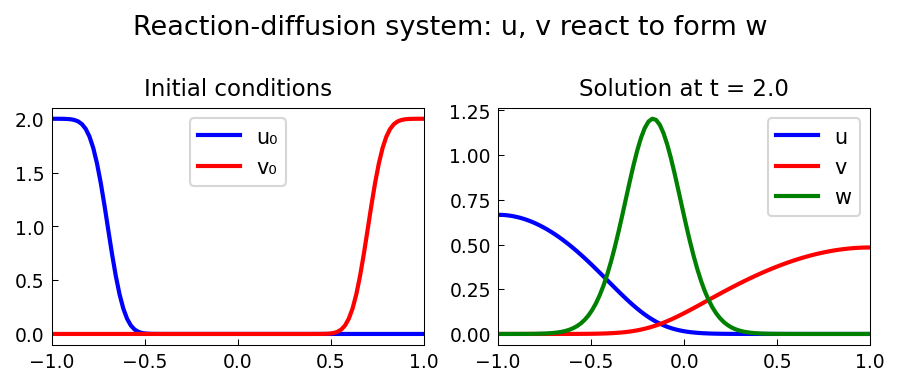

Python code for this plot:
"""Coupled reaction-diffusion system.

Solves a three-component reaction-diffusion system:
  u_t = 0.1 u_xx - 100*u*v
  v_t = 0.2 v_xx - 100*u*v
  w_t = 0.001 w_xx + 200*u*v

with Neumann BCs. This models two chemicals u, v diffusing and reacting
to produce w, following pde/ReactDiffSys.m by Nick Hale (October 2010).

Original MATLAB: https://www.chebfun.org/examples/pde/ReactDiffSys.html
"""

import matplotlib
matplotlib.use("Agg")
import matplotlib.pyplot as plt
from chebfunjax.plotting import chebfun_style
chebfun_style()

import numpy as np
from scipy.integrate import solve_ivp
from scipy.special import erf
import os

def run():
    print("=" * 60)
    print("Coupled reaction-diffusion system")
    print("=" * 60)

    # Spatial domain [-1, 1]
    N = 100
    x = np.linspace(-1, 1, N)
    dx = x[1] - x[0]

    # Initial conditions
    u0 = 1 - erf(10 * (x + 0.7))
    v0 = 1 + erf(10 * (x - 0.7))
    w0 = np.zeros_like(x)

    print("\nInitial conditions:")
    print(f"  u0: mainly on left (max={u0.max():.3f})")
    print(f"  v0: mainly on right (max={v0.max():.3f})")
    print(f"  w0: zero")

    # Build second-derivative matrix with Neumann BCs
    def build_d2(n, dx):
        D2 = (np.diag(-2 * np.ones(n)) +
              np.diag(np.ones(n - 1), 1) +
              np.diag(np.ones(n - 1), -1)) / dx**2
        # Neumann: u'=0 at endpoints (ghost point approach)
        D2[0, 1] = 2 / dx**2
        D2[-1, -2] = 2 / dx**2
        return D2

    D2 = build_d2(N, dx)

    # RHS function — stiff due to fast reaction
    def rhs(t, uvw):
        u, v, w = uvw[:N], uvw[N:2*N], uvw[2*N:]
        # Clip to non-negative to avoid negative concentrations blowing up
        u = np.maximum(u, 0.0)
        v = np.maximum(v, 0.0)
        reaction = 100.0 * u * v
        du = 0.1 * D2 @ u - reaction
        dv = 0.2 * D2 @ v - reaction
        dw = 0.001 * D2 @ w + 2.0 * reaction
        return np.concatenate([du, dv, dw])

    # Use BDF (stiff) solver
    T = 2.0
    t_snap = [0.0, 0.5, 1.0, 1.5, 2.0]
    uvw0 = np.concatenate([u0, v0, w0])

    print(f"\nIntegrating to T={T} (BDF solver, stiff)...")
    sol = solve_ivp(rhs, [0.0, T], uvw0, method='BDF',
                    t_eval=t_snap, rtol=1e-5, atol=1e-7,
                    jac_sparsity=None)

    snapshots = {t: sol.y[:, k] for k, t in enumerate(t_snap)}
    uvw = sol.y[:, -1]

    # Conservation check
    total_init = np.sum(u0 + v0) * dx
    total_final = np.sum(uvw[:N] + uvw[N:2*N]) * dx
    print(f"\n  Total (u+v) at t=0: {total_init:.4f}")
    print(f"  Total (u+v) at t=T: {total_final:.4f}")
    w_max = np.max(uvw[2*N:])
    print(f"  w_max at T={T}: {w_max:.4f}")

    # w should have grown (product formed by reaction)
    assert w_max > 0.01, f"w should have grown from reactions: {w_max}"
    print("  PASS: product w formed by reaction")

    # Total u+v should decrease (consumed by reaction); total of w should grow
    u_final = uvw[:N]
    w_final = uvw[2*N:]
    total_u_init = np.sum(u0) * dx
    total_u_final = np.sum(u_final) * dx
    total_w_final = np.sum(w_final) * dx
    assert total_u_final < total_u_init, \
        f"u should decrease (consumed by reaction): {total_u_final:.4f} >= {total_u_init:.4f}"
    print("  PASS: reactant u consumed during reaction")
    assert total_w_final > 0.05, \
        f"w should accumulate as product: {total_w_final:.4f}"
    print("  PASS: product w accumulated")

    # --- Plot ---
    _here = os.path.dirname(os.path.abspath(__file__))
    fig, axes = plt.subplots(1, 2)

    axes[0].plot(x, u0, 'b-', label='u₀', linewidth=2)
    axes[0].plot(x, v0, 'r-', label='v₀', linewidth=2)
    axes[0].set_title("Initial conditions", fontsize=11)
    axes[0].legend()

    u_f = uvw[:N]; v_f = uvw[N:2*N]; w_f = uvw[2*N:]
    axes[1].plot(x, u_f, 'b-', label='u', linewidth=2)
    axes[1].plot(x, v_f, 'r-', label='v', linewidth=2)
    axes[1].plot(x, w_f, 'g-', label='w', linewidth=2)
    axes[1].set_title(f"Solution at t = {T}", fontsize=11)
    axes[1].legend()

    fig.suptitle("Reaction-diffusion system: u, v react to form w", fontsize=13)
    fig.tight_layout()
    fig.savefig(os.path.join(_here, "react_diff_sys.png"), dpi=150, bbox_inches="tight")
    plt.close(fig)

    print("\nAll checks passed.")
    return True

if __name__ == "__main__":
    run()
